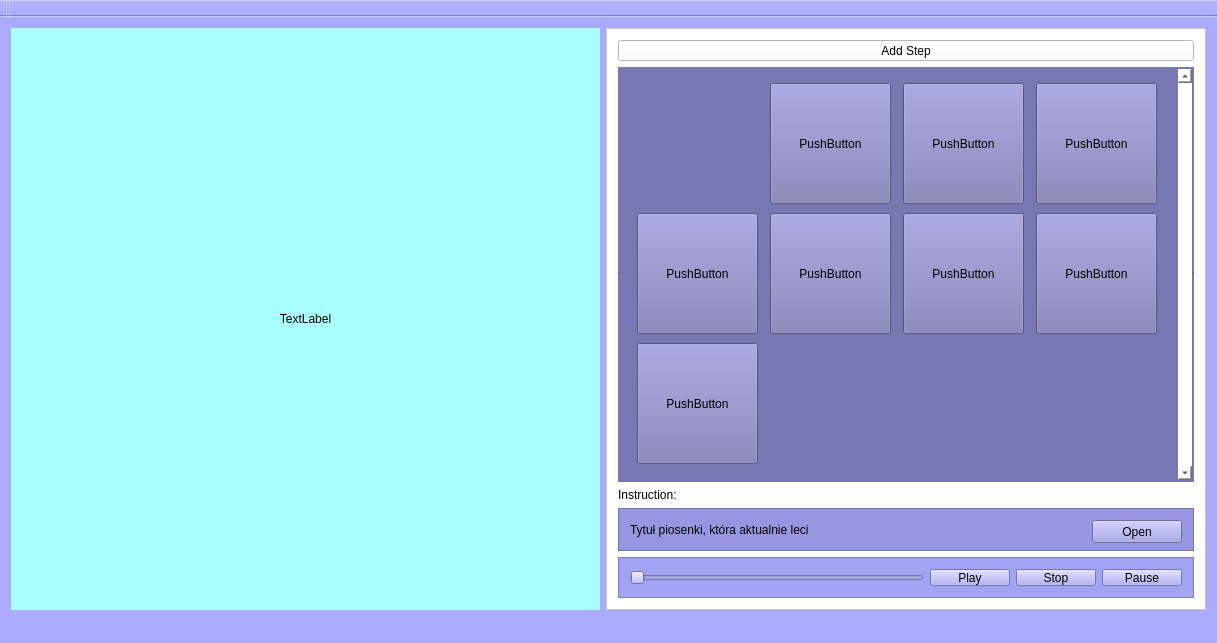
<?xml version="1.0" encoding="UTF-8"?>
<ui version="4.0">
 <class>MainWindow</class>
 <widget class="QMainWindow" name="MainWindow">
  <property name="geometry">
   <rect>
    <x>0</x>
    <y>0</y>
    <width>1217</width>
    <height>643</height>
   </rect>
  </property>
  <property name="windowTitle">
   <string>MainWindow</string>
  </property>
  <property name="styleSheet">
   <string notr="true">background-color: rgb(170, 170, 254);T</string>
  </property>
  <widget class="QWidget" name="centralWidget">
   <layout class="QGridLayout" name="gridLayout">
    <item row="0" column="1">
     <widget class="QFrame" name="frame_3">
      <property name="sizePolicy">
       <sizepolicy hsizetype="Fixed" vsizetype="MinimumExpanding">
        <horstretch>0</horstretch>
        <verstretch>0</verstretch>
       </sizepolicy>
      </property>
      <property name="styleSheet">
       <string notr="true">
background-color: rgb(255, 255, 255);</string>
      </property>
      <property name="frameShape">
       <enum>QFrame::StyledPanel</enum>
      </property>
      <property name="frameShadow">
       <enum>QFrame::Raised</enum>
      </property>
      <layout class="QVBoxLayout" name="verticalLayout_2">
       <item>
        <widget class="QPushButton" name="newstepbtn">
         <property name="maximumSize">
          <size>
           <width>16777215</width>
           <height>21</height>
          </size>
         </property>
         <property name="text">
          <string>Add Step</string>
         </property>
        </widget>
       </item>
       <item>
        <widget class="QScrollArea" name="scrollArea">
         <property name="sizePolicy">
          <sizepolicy hsizetype="Maximum" vsizetype="MinimumExpanding">
           <horstretch>0</horstretch>
           <verstretch>0</verstretch>
          </sizepolicy>
         </property>
         <property name="minimumSize">
          <size>
           <width>576</width>
           <height>0</height>
          </size>
         </property>
         <property name="maximumSize">
          <size>
           <width>16777215</width>
           <height>16777215</height>
          </size>
         </property>
         <property name="whatsThis">
          <string extracomment="pole gdzie są kroko"/>
         </property>
         <property name="styleSheet">
          <string notr="true">background-color: rgb(119, 119, 177);</string>
         </property>
         <property name="frameShape">
          <enum>QFrame::HLine</enum>
         </property>
         <property name="verticalScrollBarPolicy">
          <enum>Qt::ScrollBarAlwaysOn</enum>
         </property>
         <property name="widgetResizable">
          <bool>true</bool>
         </property>
         <property name="alignment">
          <set>Qt::AlignLeading|Qt::AlignLeft|Qt::AlignVCenter</set>
         </property>
         <widget class="QWidget" name="widgetstep">
          <property name="geometry">
           <rect>
            <x>0</x>
            <y>0</y>
            <width>558</width>
            <height>400</height>
           </rect>
          </property>
          <property name="sizePolicy">
           <sizepolicy hsizetype="Minimum" vsizetype="Preferred">
            <horstretch>4</horstretch>
            <verstretch>4</verstretch>
           </sizepolicy>
          </property>
          <property name="minimumSize">
           <size>
            <width>0</width>
            <height>0</height>
           </size>
          </property>
          <property name="maximumSize">
           <size>
            <width>16777215</width>
            <height>16777215</height>
           </size>
          </property>
          <property name="sizeIncrement">
           <size>
            <width>0</width>
            <height>0</height>
           </size>
          </property>
          <layout class="QGridLayout" name="gridLayout_2">
           <item row="1" column="3">
            <widget class="QPushButton" name="pushButton_12">
             <property name="sizePolicy">
              <sizepolicy hsizetype="Minimum" vsizetype="Fixed">
               <horstretch>121</horstretch>
               <verstretch>121</verstretch>
              </sizepolicy>
             </property>
             <property name="minimumSize">
              <size>
               <width>121</width>
               <height>121</height>
              </size>
             </property>
             <property name="maximumSize">
              <size>
               <width>121</width>
               <height>121</height>
              </size>
             </property>
             <property name="text">
              <string>PushButton</string>
             </property>
            </widget>
           </item>
           <item row="1" column="2">
            <widget class="QPushButton" name="pushButton_10">
             <property name="sizePolicy">
              <sizepolicy hsizetype="Minimum" vsizetype="Fixed">
               <horstretch>121</horstretch>
               <verstretch>121</verstretch>
              </sizepolicy>
             </property>
             <property name="minimumSize">
              <size>
               <width>121</width>
               <height>121</height>
              </size>
             </property>
             <property name="maximumSize">
              <size>
               <width>121</width>
               <height>121</height>
              </size>
             </property>
             <property name="text">
              <string>PushButton</string>
             </property>
            </widget>
           </item>
           <item row="0" column="2">
            <widget class="QPushButton" name="btn2">
             <property name="minimumSize">
              <size>
               <width>121</width>
               <height>121</height>
              </size>
             </property>
             <property name="maximumSize">
              <size>
               <width>121</width>
               <height>121</height>
              </size>
             </property>
             <property name="text">
              <string>PushButton</string>
             </property>
            </widget>
           </item>
           <item row="1" column="4">
            <widget class="QPushButton" name="pushButton_13">
             <property name="sizePolicy">
              <sizepolicy hsizetype="Minimum" vsizetype="Fixed">
               <horstretch>121</horstretch>
               <verstretch>121</verstretch>
              </sizepolicy>
             </property>
             <property name="minimumSize">
              <size>
               <width>121</width>
               <height>121</height>
              </size>
             </property>
             <property name="maximumSize">
              <size>
               <width>121</width>
               <height>121</height>
              </size>
             </property>
             <property name="text">
              <string>PushButton</string>
             </property>
            </widget>
           </item>
           <item row="2" column="1">
            <widget class="QPushButton" name="pushButton_11">
             <property name="sizePolicy">
              <sizepolicy hsizetype="Minimum" vsizetype="Fixed">
               <horstretch>121</horstretch>
               <verstretch>121</verstretch>
              </sizepolicy>
             </property>
             <property name="minimumSize">
              <size>
               <width>121</width>
               <height>121</height>
              </size>
             </property>
             <property name="maximumSize">
              <size>
               <width>121</width>
               <height>121</height>
              </size>
             </property>
             <property name="text">
              <string>PushButton</string>
             </property>
            </widget>
           </item>
           <item row="1" column="1">
            <widget class="QPushButton" name="pushButton_9">
             <property name="sizePolicy">
              <sizepolicy hsizetype="Minimum" vsizetype="Fixed">
               <horstretch>121</horstretch>
               <verstretch>121</verstretch>
              </sizepolicy>
             </property>
             <property name="minimumSize">
              <size>
               <width>121</width>
               <height>121</height>
              </size>
             </property>
             <property name="maximumSize">
              <size>
               <width>121</width>
               <height>121</height>
              </size>
             </property>
             <property name="text">
              <string>PushButton</string>
             </property>
            </widget>
           </item>
           <item row="0" column="4">
            <widget class="QPushButton" name="pushButton_6">
             <property name="sizePolicy">
              <sizepolicy hsizetype="Minimum" vsizetype="Fixed">
               <horstretch>121</horstretch>
               <verstretch>121</verstretch>
              </sizepolicy>
             </property>
             <property name="minimumSize">
              <size>
               <width>121</width>
               <height>121</height>
              </size>
             </property>
             <property name="maximumSize">
              <size>
               <width>121</width>
               <height>121</height>
              </size>
             </property>
             <property name="text">
              <string>PushButton</string>
             </property>
            </widget>
           </item>
           <item row="0" column="3">
            <widget class="QPushButton" name="pushButton_4">
             <property name="enabled">
              <bool>true</bool>
             </property>
             <property name="minimumSize">
              <size>
               <width>121</width>
               <height>121</height>
              </size>
             </property>
             <property name="maximumSize">
              <size>
               <width>121</width>
               <height>121</height>
              </size>
             </property>
             <property name="text">
              <string>PushButton</string>
             </property>
            </widget>
           </item>
          </layout>
         </widget>
        </widget>
       </item>
       <item>
        <widget class="QLabel" name="label">
         <property name="text">
          <string>Instruction: </string>
         </property>
        </widget>
       </item>
       <item>
        <widget class="QFrame" name="frame">
         <property name="maximumSize">
          <size>
           <width>16777215</width>
           <height>43</height>
          </size>
         </property>
         <property name="styleSheet">
          <string notr="true">background-color: rgb(151, 151, 225);</string>
         </property>
         <property name="frameShape">
          <enum>QFrame::StyledPanel</enum>
         </property>
         <property name="frameShadow">
          <enum>QFrame::Raised</enum>
         </property>
         <layout class="QHBoxLayout" name="horizontalLayout">
          <item>
           <widget class="QLabel" name="nameoffile">
            <property name="sizePolicy">
             <sizepolicy hsizetype="Preferred" vsizetype="Preferred">
              <horstretch>0</horstretch>
              <verstretch>0</verstretch>
             </sizepolicy>
            </property>
            <property name="text">
             <string>Tytuł piosenki, która aktualnie leci</string>
            </property>
           </widget>
          </item>
          <item>
           <widget class="QPushButton" name="openbtn">
            <property name="minimumSize">
             <size>
              <width>90</width>
              <height>23</height>
             </size>
            </property>
            <property name="maximumSize">
             <size>
              <width>90</width>
              <height>23</height>
             </size>
            </property>
            <property name="text">
             <string>Open</string>
            </property>
           </widget>
          </item>
         </layout>
        </widget>
       </item>
       <item>
        <widget class="QFrame" name="frame_2">
         <property name="maximumSize">
          <size>
           <width>16777215</width>
           <height>41</height>
          </size>
         </property>
         <property name="styleSheet">
          <string notr="true">background-color: rgb(163, 163, 243);</string>
         </property>
         <property name="frameShape">
          <enum>QFrame::StyledPanel</enum>
         </property>
         <property name="frameShadow">
          <enum>QFrame::Raised</enum>
         </property>
         <layout class="QHBoxLayout" name="horizontalLayout_2">
          <item>
           <widget class="QSlider" name="progresslider">
            <property name="styleSheet">
             <string notr="true">color: rgb(170, 0, 255);
selection-color: rgb(0, 255, 255);</string>
            </property>
            <property name="orientation">
             <enum>Qt::Horizontal</enum>
            </property>
           </widget>
          </item>
          <item>
           <widget class="QPushButton" name="playbtn">
            <property name="text">
             <string>Play</string>
            </property>
           </widget>
          </item>
          <item>
           <widget class="QPushButton" name="stopbtn">
            <property name="text">
             <string>Stop</string>
            </property>
           </widget>
          </item>
          <item>
           <widget class="QPushButton" name="pausebtn">
            <property name="text">
             <string>Pause</string>
            </property>
           </widget>
          </item>
         </layout>
        </widget>
       </item>
      </layout>
     </widget>
    </item>
    <item row="0" column="0">
     <widget class="QFrame" name="frame_2">
      <property name="autoFillBackground">
       <bool>false</bool>
      </property>
      <property name="styleSheet">
       <string notr="true">background-color: rgb(170, 255, 255);</string>
      </property>
      <layout class="QGridLayout" name="gridLayout_3">
       <item row="0" column="0">
        <widget class="QLabel" name="filmlabel">
         <property name="styleSheet">
          <string notr="true">color: rgb(0, 0, 0);</string>
         </property>
         <property name="text">
          <string>TextLabel</string>
         </property>
         <property name="alignment">
          <set>Qt::AlignCenter</set>
         </property>
        </widget>
       </item>
      </layout>
     </widget>
    </item>
   </layout>
  </widget>
  <widget class="QMenuBar" name="menuBar">
   <property name="geometry">
    <rect>
     <x>0</x>
     <y>0</y>
     <width>1217</width>
     <height>20</height>
    </rect>
   </property>
  </widget>
  <widget class="QToolBar" name="mainToolBar">
   <attribute name="toolBarArea">
    <enum>TopToolBarArea</enum>
   </attribute>
   <attribute name="toolBarBreak">
    <bool>false</bool>
   </attribute>
  </widget>
  <widget class="QStatusBar" name="statusBar"/>
 </widget>
 <layoutdefault spacing="6" margin="11"/>
 <resources/>
 <connections/>
</ui>
